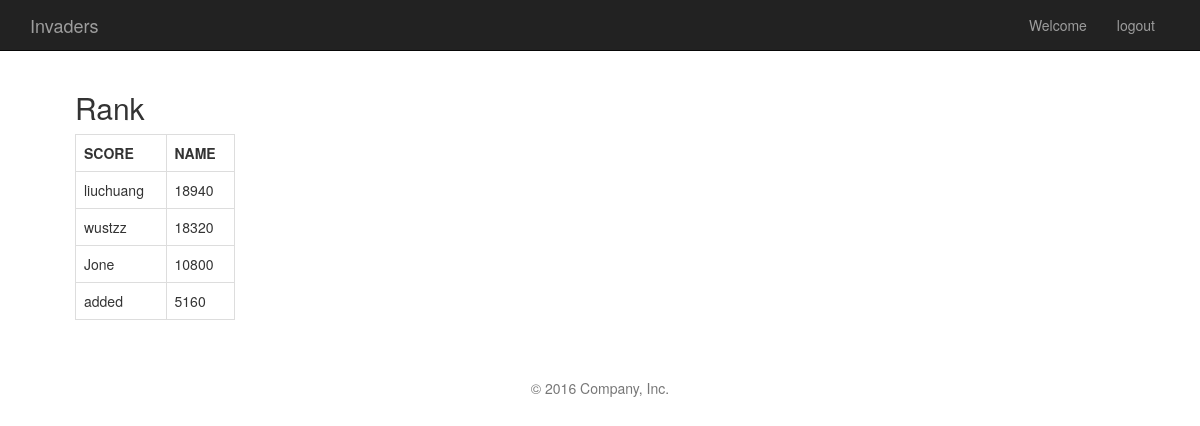
The app's page /Invaders/ (signed in) with its own data.
### Invaders/models.py (models this page shows, shortened)
class User(models.Model):
    username = models.CharField(max_length=30)
    password = models.CharField(max_length=30)
    high_score = models.IntegerField(default=0)
    create_date = models.DateTimeField(auto_now_add=True)

### Invaders/views.py (the view)
def index(request):
    users = User.objects.get_queryset().order_by("-high_score")
    return render(request, 'Invaders/index.html', {'users': users})

### Invaders/templates/Invaders/index.html (shortened to what this page needs)
{% extends "base.html" %}
{% load staticfiles %}
{% block navigation %}
    <div class="container">
        <div class="navbar-header">
            <a class="navbar-brand" href="#">Invaders</a>
        </div>
        <div class="collapse navbar-collapse">
            <ul class="nav navbar-nav pull-right">
                {% if request.session.logged_in_user %}
                    <li><a href="#">Welcome {{ request.session.logged_in_user.username }}</a></li>
                    <li><a href="{% url 'Invaders:do_logout' %}">logout</a></li>
                {% else %}
                    <li><a href="#">Welcome Costumer &nbsp;</a></li>
                    <li><a href="{% url 'Invaders:register' %}">Register</a></li>
                    <li><a href="{% url 'Invaders:login' %}">Login</a></li>
                {% endif %}
            </ul>
        </div>
    </div>
{% endblock %}
{% block body %}
    <div class="container right body">
        {% if request.session.logged_in_user %}
            <div class="col-lg-10 canvas" id="phaser-game">
            </div>
            <div class="col-lg-2 ">
                <h2 class="subhead">Rank</h2>
                <table class="table table-bordered">
                    <tr>
                        <th>SCORE</th>
                        <th>NAME</th>
                    </tr>
                    {% for user in users %}
                        {% if user.high_score > 0 %}
                            <tr>
                                <td>{{ user.username }}</td>
                                <td>{{ user.high_score }}</td>
                            </tr>
                        {% endif %}
                    {% endfor %}
                </table>
            </div>
        {% endif %}
    </div>
{% endblock %}

### Invaders/static/Invaders/css/style.css (style rules this page uses)
.body { margin-top: 0; }
.canvas { display: block; width: auto; height: 100%; }

### records on screen
User: username "liuchuang", high_score "18940"
User: username "wustzz", high_score "18320"
User: username "Jone", high_score "10800"
User: username "added", high_score "5160"
